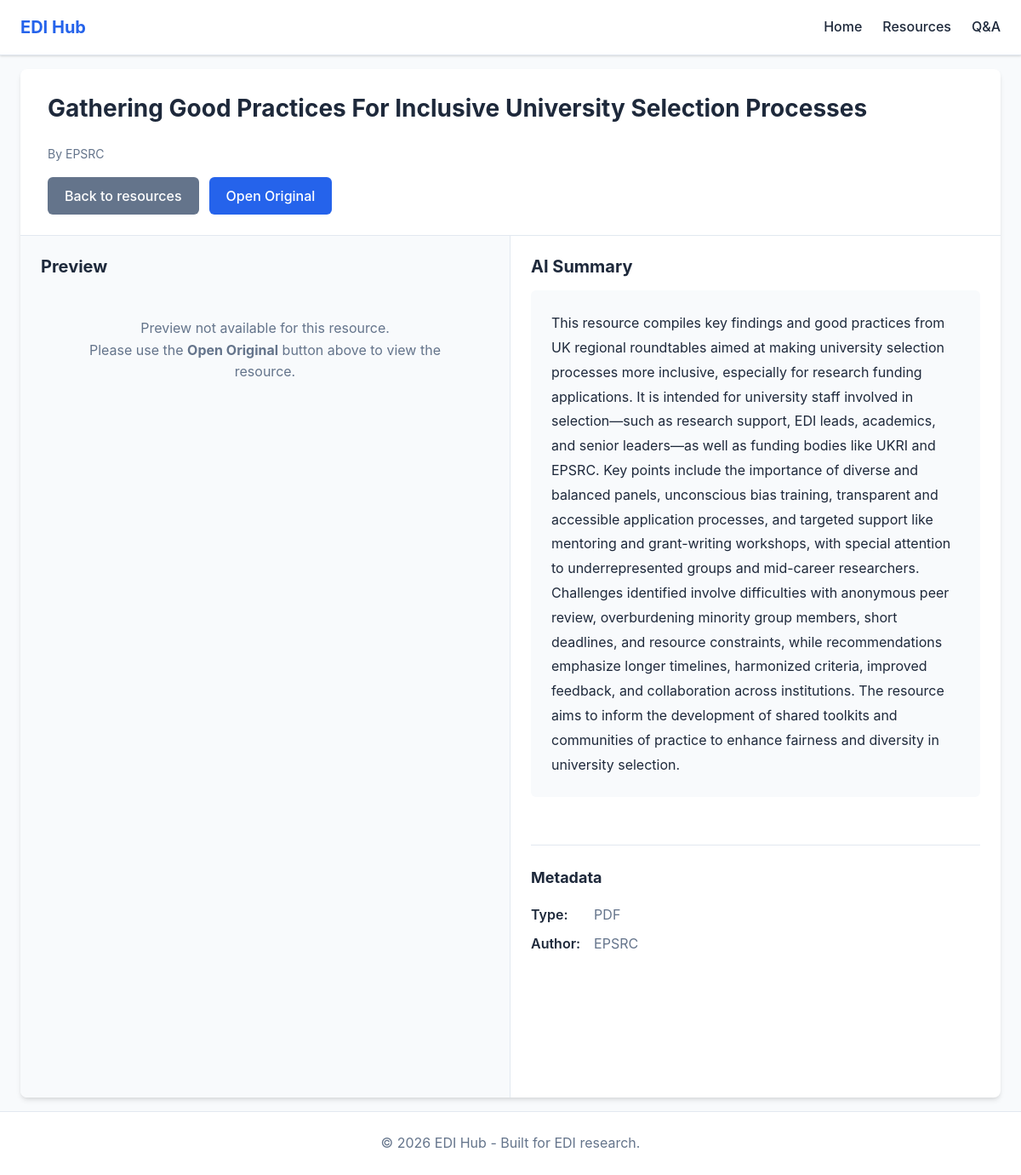
The app's page /resource/101 with its own data.
### tables this page shows
CREATE TABLE summaries (
                id TEXT PRIMARY KEY,
                title TEXT,
                included_excluded TEXT,
                status TEXT,
                kind TEXT,
                clean_url TEXT,
                final_url TEXT,
                text_path TEXT,
                text_len INTEGER,

                resource_type TEXT,
                resource_format TEXT,

                model TEXT,
                summary TEXT,
                created_at_utc REAL,

                error TEXT
            , author TEXT);

### app.py (the view, shortened to what this page needs)
@app.route("/resource/<resource_id>")
def resource_detail(resource_id: str):
    resource = get_resource_by_id(resource_id)
    if not resource:
        abort(404, description="Resource not found")
    if resource.get("is_hidden"):
        return render_template("resource_unavailable.html")
    preview_type = "none"
    preview_content = None
    kind = resource["kind"]
    raw_path = resource["raw_path"]
    text_path = resource["text_path"]
    return render_template(
        "resource_detail.html",
        resource=resource,
        preview_type=preview_type,
        preview_content=preview_content,
    )

### web/db.py (called while the page is built)
def should_hide_resource(row: dict[str, Any]) -> bool:
    kind = (row.get("kind") or "").strip().lower()
    status = (row.get("status") or "").strip().upper()
    error = (row.get("error") or "").strip().lower()
    final_url = (row.get("final_url") or "").strip()
    clean_url = (row.get("clean_url") or "").strip()
    if kind == "media":
        return True
    if status == "SKIPPED_MEDIA" or status.startswith("FAILED"):
        return True
    if error and any(sub in error for sub in ERROR_FAILURE_SUBSTRINGS):
        return True
    if not final_url and not clean_url:
        return True
    return False

def get_db_connection():
    if not DB_PATH.exists():
        raise FileNotFoundError(f"Database not found: {DB_PATH}")
    return sqlite3.connect(DB_PATH)

def find_raw_path(resource_id: str, kind: str) -> Optional[str]:
    if kind != "pdf":
        return None
    RAW_DIR = PROJECT_ROOT / "data" / "raw" / "downloads"
    if not RAW_DIR.exists():
        return None
    patterns = [
        f"{resource_id}_*.pdf",
        f"{resource_id}.pdf",
        f"*_{resource_id}.pdf",
    ]
    for pattern in patterns:
        matches = list(RAW_DIR.glob(pattern))
        if matches:
            return str(matches[0].relative_to(PROJECT_ROOT))
    for pdf_file in RAW_DIR.glob("*.pdf"):
        if resource_id in pdf_file.stem:
            return str(pdf_file.relative_to(PROJECT_ROOT))
    return None

### web/templates/resource_detail.html (shortened to what this page needs)
{% extends "base.html" %}
{% block content %}
<div class="resource-detail-container">
    <div class="resource-header">
        <h1>{{ resource.title }}</h1>
        {% if resource.author %}
        <p class="resource-author">By {{ resource.author }}</p>
        {% endif %}
        <div class="resource-header-actions">
            <a href="{{ url_for('resources') }}" class="btn btn-secondary">Back to resources</a>
            {% if resource.has_valid_url %}
            <a href="{{ resource.display_url }}" target="_blank" rel="noopener noreferrer" class="btn btn-primary" title="Open original resource in a new tab" data-original-url="{{ resource.display_url }}">
                Open Original
            </a>
            {% else %}
            <span class="btn btn-primary btn-disabled" title="No URL available for this resource.">Open Original</span>
            {% endif %}
        </div>
    </div>
    <div class="split-view">
        <div class="preview-pane">
            <h2>Preview</h2>
            {% if preview_type == "pdf" %}
            <div class="pdf-preview-tabs html-preview-tabs" role="tablist" aria-label="PDF preview type">
                <div class="preview-tablist">
                    <button type="button" class="preview-tab active" role="tab" id="tab-pdf-preview" aria-selected="true" aria-controls="panel-pdf-preview" data-tab="pdf">PDF Preview</button>
                    <button type="button" class="preview-tab" role="tab" id="tab-pdf-extracted" aria-selected="false" aria-controls="panel-pdf-extracted" data-tab="pdf-extracted"{% if not preview_content.extracted_html %} disabled{% endif %}>Extracted text</button>
                </div>
                <div id="panel-pdf-preview" class="preview-tabpanel" role="tabpanel" aria-labelledby="tab-pdf-preview">
                    <div class="pdf-viewer">
                        <iframe
                            src="{{ preview_content.pdf_path }}#toolbar=0&navpanes=0&scrollbar=1"
                            title="PDF Preview"
                        ></iframe>
                    </div>
                </div>
                <div id="panel-pdf-extracted" class="preview-tabpanel" role="tabpanel" aria-labelledby="tab-pdf-extracted" hidden>
                    {% if preview_content.extracted_html %}
                    <div class="extract-search-bar">
                        <input type="text" id="pdf-extract-search-input" class="extract-search" placeholder="Search within preview…" aria-label="Search within extracted text" autocomplete="off">
                        <span id="pdf-match-count" class="extract-match-count" aria-live="polite"></span>
                        <div class="extract-nav-buttons">
                            <button type="button" id="pdf-prev-btn" class="btn btn-small btn-outline" aria-label="Previous match" disabled>Previous</button>
                            <button type="button" id="pdf-next-btn" class="btn btn-small btn-outline" aria-label="Next match" disabled>Next</button>
                        </div>
                    </div>
                    <div id="pdf-extracted-text" class="article-content extract-content-inner extract-content-full">{{ preview_content.extracted_html|safe }}</div>
                    {% else %}
                    <p class="preview-no-extract-msg">Extracted text unavailable for this resource.</p>
                    {% endif %}
                </div>
            </div>
            {% elif preview_type == "text" %}
            <div class="text-preview">
                <pre class="text-content">{{ preview_content.text }}</pre>
            </div>
            {% else %}
            <div class="no-preview">
                <p>Preview not available for this resource.</p>
                <p>{% if resource.has_valid_url %}Please use the <strong>Open Original</strong> button above to view the resource.{% else %}No preview or URL available.{% endif %}</p>
            </div>
            {% endif %}
        </div>
        <div class="summary-pane">
            <h2>AI Summary</h2>
            {% if resource.has_summary %}
            <div class="summary-content">
                <p>{{ resource.summary }}</p>
            </div>
            {% endif %}
            <div class="resource-metadata">
                <h3>Metadata</h3>
                <dl>
                    <dt>Type:</dt>
                    <dd>{{ resource.kind|upper }}</dd>
                    {% if resource.author %}
                    <dt>Author:</dt>
                    <dd>{{ resource.author }}</dd>
                    {% endif %}
                </dl>
            </div>
        </div>
    </div>
</div>
{% endblock %}

### web/static/style.css (style rules this page uses)
* { margin: 0; padding: 0; box-sizing: border-box; }
:root { --primary-color: #2563eb; --primary-hover: #1d4ed8; --secondary-color: #64748b; --secondary-hover: #475569; --bg-color: #ffffff; --bg-alt: #f8fafc; --text-color: #1e293b; --text-muted: #64748b; --border-color: #e2e8f0; --shadow: 0 1px 3px 0 rgba(0, 0, 0, 0.1), 0 1px 2px 0 rgba(0, 0, 0, 0.06); --shadow-md: 0 4px 6px -1px rgba(0, 0, 0, 0.1), 0 2px 4px -1px rgba(0, 0, 0, 0.06); --shadow-lg: 0 10px 15px -3px rgba(0, 0, 0, 0.1), 0 4px 6px -2px rgba(0, 0, 0, 0.05); }
body { font-family: -apple-system, BlinkMacSystemFont, "Segoe UI", Roboto, "Helvetica Neue", Arial, sans-serif; line-height: 1.6; color: var(--text-color); background-color: var(--bg-alt); min-height: 100vh; display: flex; flex-direction: column; }
.btn { display: inline-block; padding: 0.625rem 1.25rem; font-size: 1rem; font-weight: 500; text-align: center; text-decoration: none; border: none; border-radius: 0.375rem; cursor: pointer; transition: all 0.2s; line-height: 1.5; }
.btn-primary { background-color: var(--primary-color); color: white; }
.btn-secondary { background-color: var(--secondary-color); color: white; }
.resource-author { color: var(--text-muted); font-size: 0.875rem; margin-bottom: 0; }
.resource-detail-container { background: var(--bg-color); border-radius: 0.5rem; box-shadow: var(--shadow-md); overflow: hidden; min-height: calc(100vh - 120px); }
.resource-header { padding: 1.5rem 2rem; border-bottom: 1px solid var(--border-color); display: flex; flex-wrap: wrap; align-items: center; gap: 1rem; }
.resource-header h1 { font-size: 1.75rem; margin-bottom: 0.25rem; color: var(--text-color); flex: 1 1 100%; }
.resource-header .resource-author { color: var(--text-muted); margin-bottom: 0; flex: 1 1 100%; }
.resource-header-actions { display: flex; flex-wrap: wrap; gap: 0.75rem; align-items: center; }
.split-view { display: grid; grid-template-columns: 1fr 1fr; min-height: calc(100vh - 220px); height: calc(100vh - 220px); }
.preview-pane, .summary-pane { padding: 1.25rem 1.5rem; overflow-y: auto; height: 100%; display: flex; flex-direction: column; }
.preview-pane { border-right: 1px solid var(--border-color); background: var(--bg-alt); }
.preview-pane h2, .summary-pane h2 { font-size: 1.25rem; margin-bottom: 0.75rem; color: var(--text-color); flex-shrink: 0; }
.no-preview { padding: 2rem; text-align: center; color: var(--text-muted); }
.summary-content { background: var(--bg-alt); padding: 1.5rem; border-radius: 0.375rem; margin-bottom: 1.5rem; line-height: 1.8; }
.resource-metadata { margin-top: 2rem; padding-top: 1.5rem; border-top: 1px solid var(--border-color); }
.resource-metadata h3 { font-size: 1.125rem; margin-bottom: 1rem; color: var(--text-color); }
.resource-metadata dl { display: grid; grid-template-columns: auto 1fr; gap: 0.5rem 1rem; }
.resource-metadata dt { font-weight: 600; color: var(--text-color); }
.resource-metadata dd { color: var(--text-muted); }

### records on screen
summaries: title "Gathering Good Practices For Inclusive University Selection Processes", author "EPSRC", summary "This resource compiles key findings and good practices from UK regional roundtables aimed at making university selection processes more inclusive, especially for research funding applications. It is intended for university staff involved in selection—such as research support, EDI leads, academics, and senior leaders—as well as funding bodies like UKRI and EPSRC. Key points include the importance of diverse and balanced panels, unconscious bias training, transparent and accessible application processes, and targeted support like mentoring and grant-writing workshops, with special attention to underrepresented groups and mid-career researchers. Challenges identified involve difficulties with…", kind "PDF"
